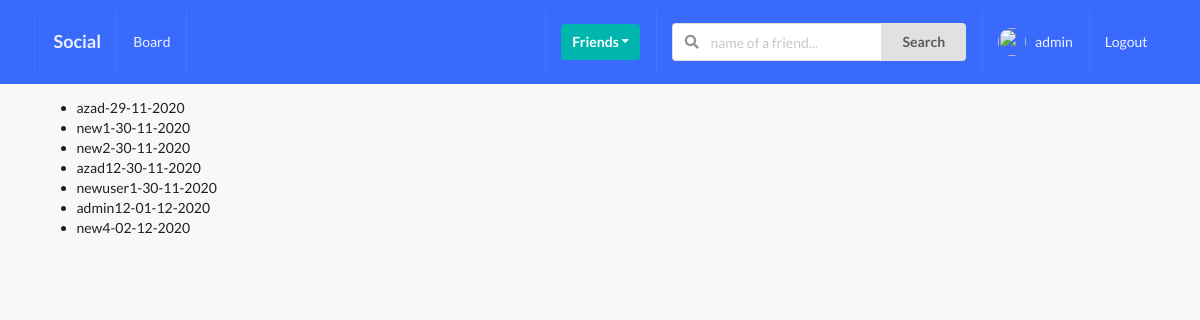
/profiles/to-invite/ (signed in), run on the app's committed database.
### profiles/models.py (models this page shows, shortened)
class Profile(models.Model):
    first_name = models.CharField(max_length=200, blank=True)
    last_name = models.CharField(max_length=200, blank=True)
    user = models.OneToOneField(User, on_delete=models.CASCADE)
    bio = models.TextField(default="no bio...", max_length=300)
    email = models.EmailField(max_length=200, blank=True)
    phone_number = models.CharField(max_length=12, blank=True)
    country = models.CharField(max_length=200, blank=True)
    avatar = models.ImageField(default='avatar.png', upload_to='avatars/')
    friends = models.ManyToManyField(User, blank=True, related_name='friends')
    slug = models.SlugField(unique=True, blank=True)
    updated = models.DateTimeField(auto_now=True)
    created = models.DateTimeField(auto_now_add=True)
    objects = ProfileManager()
    def __str__(self):
        return f"{self.user.username}-{self.created.strftime('%d-%m-%Y')}"
    __initial_first_name = None
    __initial_last_name = None
    def __init__(self, *args, **kwargs):
        super().__init__(*args, **kwargs)
        self.__initial_first_name = self.first_name
        self.__initial_last_name = self.last_name

### profiles/views.py (the view)
# urls.py: path('to-invite/', views.invite_profiles_list_view, name='invite-profiles-view'),
@login_required
def invite_profiles_list_view(request):
    user = request.user
    qs = Profile.objects.get_all_profiles_to_invite(user)
    context = {'qs': qs}
    return render(request, 'profiles/to_invite_list.html', context)

### profiles/context_processors.py (called while the page is built)
def profile_pic(request):
    if request.user.is_authenticated:
        profile_obj = Profile.objects.get(user=request.user)
        pic = profile_obj.avatar
        return {'picture': pic}
    return {}

def invatations_received_no(request):
    if request.user.is_authenticated:
        profile_obj = Profile.objects.get(user=request.user)
        qs_count = Relationship.objects.invatations_received(profile_obj).count()
        return {'invites_num': qs_count}
    return {}

### profiles/models.py (called while the page is built)
    def get_all_profiles_to_invite(self, sender):
        profiles = Profile.objects.all().exclude(user=sender)
        profile = Profile.objects.get(user=sender)
        qs = Relationship.objects.filter(Q(sender=profile) | Q(receiver=profile))
        print(qs)
        print("#########")
        accepted = set([])
        for rel in qs:
            if rel.status == 'accepted':
                accepted.add(rel.receiver)
                accepted.add(rel.sender)
        print(accepted)
        print("#########")
        available = [profile for profile in profiles if profile not in accepted]
        print(available)
        print("#########")
        return available

    def invatations_received(self, receiver):
        qs = Relationship.objects.filter(receiver=receiver, status='send')
        return qs

    def __str__(self):
        return f"{self.sender}-{self.receiver}-{self.status}"

### profiles/templates/profiles/to_invite_list.html (shortened to what this page needs)
{% extends 'base.html' %}
{% block content %}
    <ul>
        {% for item in qs %}
            <li>{{ item }}</li>
        {% endfor %}
    </ul>
{% endblock content %}

### templates/base.html (shortened to what this page needs)
{% load static %}
<!doctype html>
<html lang="en">
<head>
    <link rel="stylesheet" type="text/css" href={% static 'style.css' %}
    <link rel="stylesheet" type='text/css'
          href="https://cdnjs.cloudflare.com/ajax/libs/semantic-ui/2.2.14/semantic.min.css">
</head>
<body>
{% include 'main/navbar.html' %}
<div class="ui container">
    {% block content %}{% endblock content %}
</div>
</body>
</html>

### templates/main/navbar.html (shortened to what this page needs)
{% url 'home-view' as path_to_home %}
{% url 'posts:main-post-view' as path_to_posts %}
{% url 'profiles:my-profile-view' as path_to_my_profile %}
<div class="ui inverted menu nav mb-7">
    <div class="ui container">
        <a href="{{ path_to_home }}" class="{% if request.path == path_to_home %}active{% endif %} item">
            <h3>Social</h3>
        </a>
        {% if request.user.is_authenticated %}
            <a href="{{ path_to_posts }}" class="{% if request.path == path_to_posts %}active{% endif %} item">
                Board
            </a>
        {% endif %}
        <div class="right menu">
            {% if request.user.is_authenticated %}
                <div class="item">
                    <div class="ui floating dropdown icon button teal"> Friends
                        <i class="dropdown icon"></i>
                    </div>
                </div>
                <div class="item">
                    <form method="get" action="">
                        <div class="ui action left icon input">
                            <input class="form-row" type="search" name='q'
                                   placeholder="name of a friend...">
                            <button type='submit' class="ui button">Search</button>
                        </div>
                    </form>
                </div>
                <a href="{{ path_to_my_profile }}"
                   class="{% if request.path == path_to_my_profile %}active{% endif %} item">
                    <img src={{ picture.url }} class="ui avatar image">&nbsp;
                    {{ request.user }}
                </a>
                <a href="{% url 'account_logout' %}" class="ui item">
                    Logout
                </a>
            {% else %}
                <a href="{% url 'account_login' %}" class="ui item">
                    Login
                </a>
            {% endif %}
        </div>
    </div>
</div>

### static/style.css (style rules this page uses)
body { background: #F8F8F8 !important; }
.nav { border-radius: 0px !important; padding: 10px 0 10px 0 !important; background-color: #396afc !important; }
.mb-7 { margin-bottom: 7px !important; }

### data on the page
Profile: user+created "azad-29-11-2020"
Profile: user+created "new1-30-11-2020"
Profile: user+created "new2-30-11-2020"
Profile: user+created "azad12-30-11-2020"
Profile: user+created "newuser1-30-11-2020"
Profile: user+created "admin12-01-12-2020"
Profile: user+created "new4-02-12-2020"

### other printed values
{{ request.user }} "admin"
